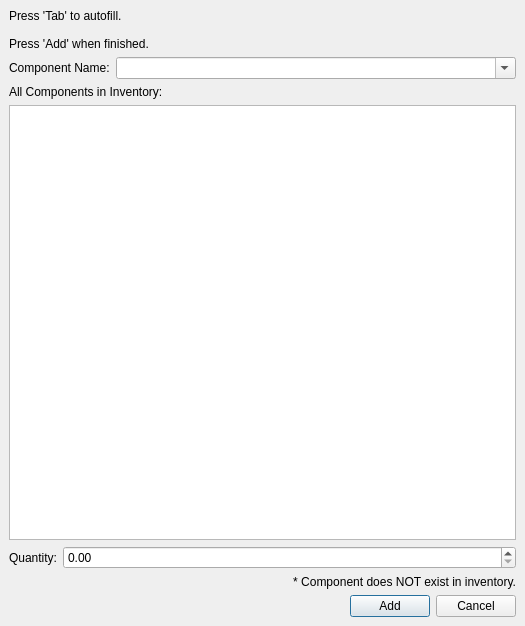
<?xml version="1.0" encoding="UTF-8"?>
<ui version="4.0">
 <class>Form</class>
 <widget class="QDialog" name="Form">
  <property name="geometry">
   <rect>
    <x>0</x>
    <y>0</y>
    <width>525</width>
    <height>626</height>
   </rect>
  </property>
  <property name="windowTitle">
   <string>Form</string>
  </property>
  <layout class="QHBoxLayout" name="horizontalLayout">
   <property name="spacing">
    <number>0</number>
   </property>
   <property name="leftMargin">
    <number>0</number>
   </property>
   <property name="topMargin">
    <number>0</number>
   </property>
   <property name="rightMargin">
    <number>0</number>
   </property>
   <property name="bottomMargin">
    <number>0</number>
   </property>
   <item>
    <widget class="QWidget" name="widget" native="true">
     <property name="contextMenuPolicy">
      <enum>Qt::ContextMenuPolicy::ActionsContextMenu</enum>
     </property>
     <property name="autoFillBackground">
      <bool>false</bool>
     </property>
     <property name="styleSheet">
      <string notr="true"/>
     </property>
     <layout class="QVBoxLayout" name="verticalLayout_3" stretch="0">
      <property name="leftMargin">
       <number>0</number>
      </property>
      <property name="topMargin">
       <number>0</number>
      </property>
      <property name="rightMargin">
       <number>0</number>
      </property>
      <property name="bottomMargin">
       <number>0</number>
      </property>
      <item>
       <layout class="QVBoxLayout" name="verticalLayout">
        <property name="leftMargin">
         <number>9</number>
        </property>
        <property name="topMargin">
         <number>9</number>
        </property>
        <property name="rightMargin">
         <number>9</number>
        </property>
        <property name="bottomMargin">
         <number>9</number>
        </property>
        <item>
         <widget class="QLabel" name="lblMessage">
          <property name="sizePolicy">
           <sizepolicy hsizetype="Preferred" vsizetype="Minimum">
            <horstretch>0</horstretch>
            <verstretch>0</verstretch>
           </sizepolicy>
          </property>
          <property name="text">
           <string>Press 'Tab' to autofill.

Press 'Add' when finished.</string>
          </property>
          <property name="alignment">
           <set>Qt::AlignmentFlag::AlignLeading|Qt::AlignmentFlag::AlignLeft|Qt::AlignmentFlag::AlignTop</set>
          </property>
         </widget>
        </item>
        <item>
         <layout class="QGridLayout" name="gridLayout" columnstretch="0,1">
          <item row="0" column="1">
           <widget class="QComboBox" name="comboBox_component_name">
            <property name="editable">
             <bool>true</bool>
            </property>
           </widget>
          </item>
          <item row="0" column="0">
           <widget class="QLabel" name="label_3">
            <property name="text">
             <string>Component Name:</string>
            </property>
            <property name="buddy">
             <cstring>comboBox_component_name</cstring>
            </property>
           </widget>
          </item>
         </layout>
        </item>
        <item>
         <widget class="QLabel" name="label_2">
          <property name="text">
           <string>All Components in Inventory:</string>
          </property>
          <property name="buddy">
           <cstring>listWidget_components</cstring>
          </property>
         </widget>
        </item>
        <item>
         <widget class="QListWidget" name="listWidget_components">
          <property name="selectionMode">
           <enum>QAbstractItemView::SelectionMode::ExtendedSelection</enum>
          </property>
         </widget>
        </item>
        <item>
         <layout class="QHBoxLayout" name="horizontalLayout_3" stretch="0,1">
          <item>
           <widget class="QLabel" name="label_7">
            <property name="text">
             <string>Quantity:</string>
            </property>
            <property name="buddy">
             <cstring>spinBox_current_quantity</cstring>
            </property>
           </widget>
          </item>
          <item>
           <widget class="QDoubleSpinBox" name="spinBox_current_quantity">
            <property name="maximum">
             <double>999999999.000000000000000</double>
            </property>
           </widget>
          </item>
         </layout>
        </item>
        <item>
         <widget class="QLabel" name="label_component_status">
          <property name="text">
           <string> * Component does NOT exist in inventory.</string>
          </property>
          <property name="alignment">
           <set>Qt::AlignmentFlag::AlignRight|Qt::AlignmentFlag::AlignTrailing|Qt::AlignmentFlag::AlignVCenter</set>
          </property>
         </widget>
        </item>
        <item>
         <layout class="QHBoxLayout" name="buttonsLayout">
          <item>
           <spacer name="horizontalSpacer_2">
            <property name="orientation">
             <enum>Qt::Orientation::Horizontal</enum>
            </property>
            <property name="sizeHint" stdset="0">
             <size>
              <width>40</width>
              <height>20</height>
             </size>
            </property>
           </spacer>
          </item>
          <item>
           <widget class="QPushButton" name="pushButton_add">
            <property name="maximumSize">
             <size>
              <width>16777215</width>
              <height>16777215</height>
             </size>
            </property>
            <property name="text">
             <string>Add</string>
            </property>
           </widget>
          </item>
          <item>
           <widget class="QPushButton" name="pushButton_cancel">
            <property name="maximumSize">
             <size>
              <width>16777215</width>
              <height>16777215</height>
             </size>
            </property>
            <property name="text">
             <string>Cancel</string>
            </property>
           </widget>
          </item>
         </layout>
        </item>
       </layout>
      </item>
     </layout>
    </widget>
   </item>
  </layout>
 </widget>
 <tabstops>
  <tabstop>comboBox_component_name</tabstop>
  <tabstop>spinBox_current_quantity</tabstop>
  <tabstop>pushButton_add</tabstop>
  <tabstop>pushButton_cancel</tabstop>
  <tabstop>listWidget_components</tabstop>
 </tabstops>
 <resources/>
 <connections/>
</ui>
